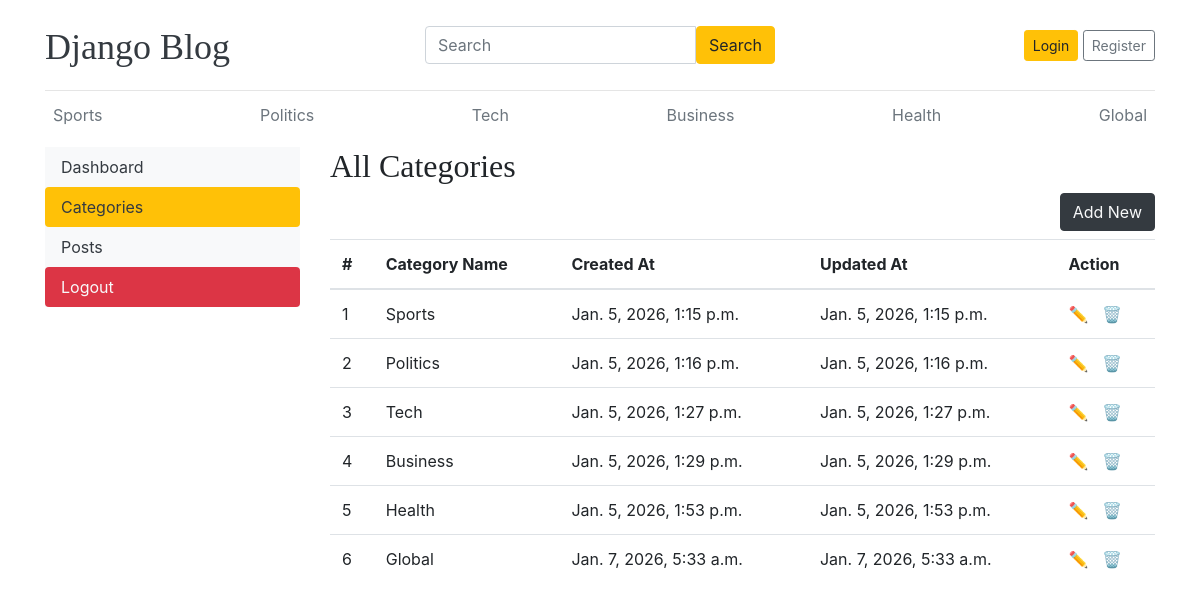
/dashboard/categories/, run on the app's committed database.
### blogs/models.py (models this page shows)
class Category(models.Model):
    category_name = models.CharField(max_length=50, unique=True)
    created_at = models.DateTimeField(auto_now_add=True)
    updated_at = models.DateTimeField(auto_now=True)
    class Meta:
        verbose_name_plural = 'categories'
    def __str__(self):
        return self.category_name

### dashboards/views.py (the view)
# urls.py: path('categories/', views.categories, name='categories'),
def categories(request):
    return render(request, 'dashboard/categories.html')

### blogs/context_processors.py (called while the page is built)
def get_categories(request):
    categories = Category.objects.all()
    return dict(categories=categories)

### templates/dashboard/categories.html (shortened to what this page needs)
{% extends 'base.html' %} {% block content %}
<div class="row">
	{% include 'dashboard/sidebar.html' %}
	<div class="col-md-9">
		<h2>All Categories</h2>
		<a
			href="{% url 'add_category' %}"
			class="btn btn-dark text-light float-right mb-2"
			>Add New</a
		>
		<table class="table table-hover">
			<thead>
				<tr>
					<th>#</th>
					<th>Category Name</th>
					<th>Created At</th>
					<th>Updated At</th>
					<th>Action</th>
				</tr>
			</thead>
			<tbody>
				{% for cat in categories %}
				<tr>
					<td>{{ forloop.counter }}</td>
					<td>{{ cat }}</td>
					<td>{{ cat.created_at }}</td>
					<td>{{ cat.updated_at }}</td>
					<td>
						<a href="{% url 'edit_category' cat.id %}">✏️ </a>
						<a href="{% url 'delete_category' cat.id %}">🗑️</a>
					</td>
				</tr>
				{% endfor %}
			</tbody>
		</table>
	</div>
</div>
{% endblock %}

### templates/base.html (shortened to what this page needs)
{% load static %}
<!DOCTYPE html>
<html lang="en">
	<head>
		<link
			href="https://getbootstrap.com/docs/4.0/dist/css/bootstrap.min.css"
			rel="stylesheet" />
		<link
			href="{% static 'css/blog.css' %}"
			rel="stylesheet" />
	</head>
	<body>
		<div class="container">
			<header class="blog-header py-3">
				<div
					class="row flex-nowrap justify-content-between align-items-center">
					<div class="col-4 pt-1">
						<a
							class="blog-header-logo text-dark"
							href="/"
							>Django Blog</a
						>
					</div>
					<div class="col-4">
						<form
							action="{% url 'search' %}"
							method="get">
							<div class="input-group">
								<input type="text" placeholder="Search" "
								class="form-control" name="keyword" />
								<button
									class="btn btn-warning"
									type="submit">
									Search
								</button>
							</div>
						</form>
					</div>
					<div class="col-4 d-flex justify-content-end align-items-center">
						{% if not user.is_authenticated %}
						<a
							class="btn btn-sm btn-warning"
							href="{% url 'login' %}"
							>Login</a
						>
						<a
							class="btn btn-sm btn-outline-secondary"
							href="{% url 'register' %}"
							>Register</a
						>
						{% endif %}
					</div>
				</div>
			</header>
			<div class="nav-scroller py-1 mb-2">
				<nav class="nav d-flex justify-content-between">
					{% for category in categories %}
					<a
						class="p-2 text-muted"
						href="{% url 'posts_by_category' category.id %}">
						{{ category }}
					</a>
					{% endfor %}
				</nav>
			</div>
			{% block content %}{% endblock %}
		</div>
	</body>
</html>

### app/static/css/blog.css (style rules this page uses)
.blog-header { border-bottom: 1px solid #e5e5e5; }
.blog-header-logo { font-family: "Playfair Display", Georgia, "Times New Roman", serif; font-size: 2.25rem; }
h1, h2, h3, h4, h5, h6 { font-family: "Playfair Display", Georgia, "Times New Roman", serif; }

### data on the page
Category: category_name "Sports", created_at "Jan. 5, 2026, 1:15 p.m.", updated_at "Jan. 5, 2026, 1:15 p.m."
Category: category_name "Politics", created_at "Jan. 5, 2026, 1:16 p.m.", updated_at "Jan. 5, 2026, 1:16 p.m."
Category: category_name "Tech", created_at "Jan. 5, 2026, 1:27 p.m.", updated_at "Jan. 5, 2026, 1:27 p.m."
Category: category_name "Business", created_at "Jan. 5, 2026, 1:29 p.m.", updated_at "Jan. 5, 2026, 1:29 p.m."
Category: category_name "Health", created_at "Jan. 5, 2026, 1:53 p.m.", updated_at "Jan. 5, 2026, 1:53 p.m."
Category: category_name "Global", created_at "Jan. 7, 2026, 5:33 a.m.", updated_at "Jan. 7, 2026, 5:33 a.m."
